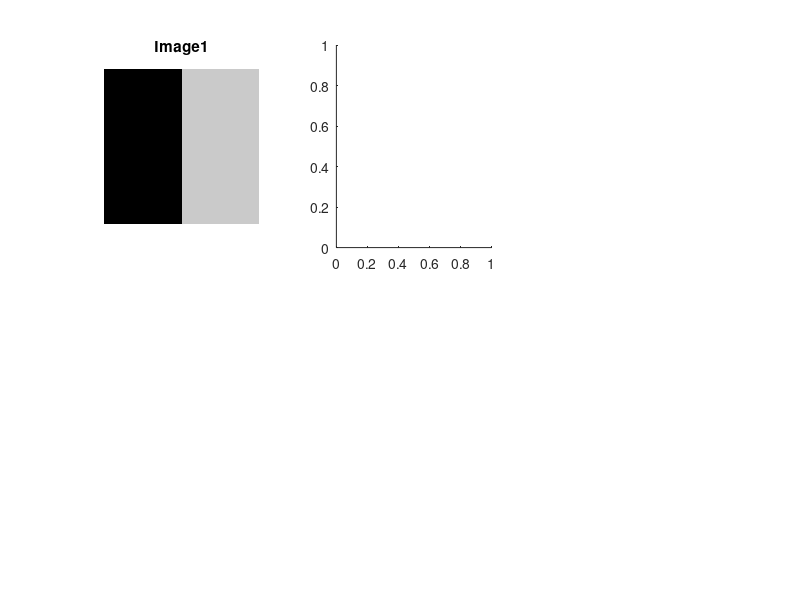

Source code (MATLAB): (Note: this script raises an error after producing the figure.)
clear;clc;

filter=[1 1 1;1 -8 1;1 1 1];

left=zeros(512,256);
right=200*ones(512,256);
image1_data= [uint8(left),uint8(right)];
image1=im2double(image1_data);
figure
subplot(2,3,1);
imshow(image1)
title('Image1');
subplot(2,3,2);
histogram(image1_data);
title('Original');
I3=conv2(image1,filter);
subplot(2,3,3)
histogram(I3);
title('Filtered');


%%
I = checkerboard(64,4,4);
K = (I > 0.5);
I2 = K*1.0;

K=uint8(K*200);
I2=im2double(K);
subplot(2,3,4);
imshow(I2)
title('Image2');
subplot(2,3,5);
histogram(K);
title('Original');
I3=conv2(K,filter);
subplot(2,3,6)
histogram(I3);
title('Filtered');

saveas(gcf,'p3.b.jpg');